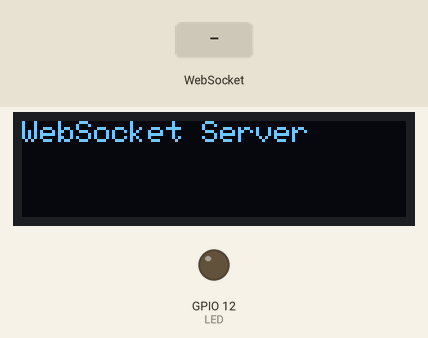
This sketch was run on a simulated ESP32. On the bench: 128×32 one-colour display, output pins drawn as LEDs (lit = HIGH). Inputs (shaded band) come from the test bench. WiFi joins after 1.5 s; servers stay silent unless stated; what the sketch prints to the serial monitor is not drawn.

Above: at 2.1 s.
At 4.7 s:
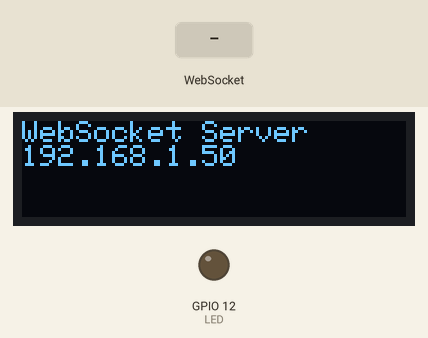
4.8 s: WebSocket text "LED=1" received
6.3 s: WebSocket text "1" received
Timing chart, 0 to 9.3 s (numbered marks = the images above; inputs shaded):
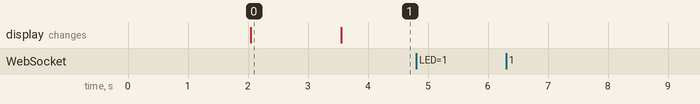

Measured:
- after the input at 4.8 s, every drawn part: stays the same
- after the input at 6.3 s, every drawn part: stays the same
- what the display in image 0 shows lasts 1.6 s, from 2.0 s to 3.6 s

The sketch:

C19-WebSocket_LED_IoT.ino
```cpp
/*
 *  Ex_19 - WebSocket LED
 *
 *  Raspberry Pico-W Running WebSocket Server Interfacing to the
 *  LED on the TomatoCube Pico MainBoard
 *
 *  LEDs
 *  --  GP12
 *
 *  IR_RECV
 *  --  GP6
 *
 *  NeoPixel
 *  -- GP20
 *
 *  I2C
 *  --  GP18 (SDA)
 *  --  GP19 (SCL)
 *
 */

#include <WiFi.h>
#include <WiFiMulti.h>
#include <WiFiClientSecure.h>

#include <WebSocketsServer.h>
#include <WebServer.h>

WiFiMulti WiFiMulti;
WebSocketsServer webSocket = WebSocketsServer(81);
WebServer server(80);


#include <Wire.h>
#include "SSD1306Ascii.h"
#include "SSD1306AsciiWire.h"
#include <Adafruit_NeoPixel.h>

#define OLED_I2CAADR 0x3C

SSD1306AsciiWire oled(Wire1);

#define I2C1_SDA  18
#define I2C1_SCL  19
#define LED       12
#define IR_RECV   6
#define NEO_PIXEL 20
#define LED_COUNT 3

// Replace with your network credentials
const char* ssid = "REPLACE_WITH_YOUR_SSID";
const char* password = "REPLACE_WITH_YOUR_PASSWORD";

bool ledState = 0;

const char index_html[] PROGMEM = R"rawliteral(
<!DOCTYPE HTML><html>
<head>
  <title>Pico-W Web Server</title>
  <meta name="viewport" content="width=device-width, initial-scale=1">
  <link rel="icon" href="data:,">
  <style>
  html {
    font-family: Arial, Helvetica, sans-serif;
    text-align: center;
  }
  </style>
<title>ESP Web Server</title>
<meta name="viewport" content="width=device-width, initial-scale=1">
<link rel="icon" href="data:,">
</head>
<body>
  <div class="topnav">
    <h1>TomatoCube - CockroachBot WebSocket Server</h1>
  </div>
  <div class="content">
    <div class="card">
      <h2>LED - GP12</h2>
      <p class="state">state: <span id="state">-</span></p>
      <p><button id="button" class="button">Toggle</button></p>
    </div>
  </div>
<script>
  var gateway = `ws://${window.location.hostname}:81`;
  var websocket;
  window.addEventListener('load', onLoad);
  function initWebSocket() {
    console.log('Trying to open a WebSocket connection...');
    websocket = new WebSocket(gateway);
    websocket.onopen    = onOpen;
    websocket.onclose   = onClose;
    websocket.onmessage = onMessage; // <-- add this line
  }
  function onOpen(event) {
    console.log('Connection opened');
  }
  function onClose(event) {
    console.log('Connection closed');
    setTimeout(initWebSocket, 2000);
  }
  function onMessage(event) {
    var state;
    if (event.data == "LED=1"){
      state = "ON";
    }
    else if (event.data == "LED=0"){
      state = "OFF";
    }
    document.getElementById('state').innerHTML = state;
  }
  function onLoad(event) {
    initWebSocket();
    initButton();
  }
  function initButton() {
    document.getElementById('button').addEventListener('click', toggle);
  }
  function toggle(){
    websocket.send('toggle');
  }
</script>
</body>
</html>
)rawliteral";


void handleNotFound() {
  String message = "File Not Found\n\n";
  message += "URI: ";
  message += server.uri();
  message += "\nMethod: ";
  message += (server.method() == HTTP_GET) ? "GET" : "POST";
  message += "\nArguments: ";
  message += server.args();
  message += "\n";
  for (uint8_t i = 0; i < server.args(); i++) {
    message += " " + server.argName(i) + ": " + server.arg(i) + "\n";
  }
  server.send(404, "text/plain", message);
}

void webSocketEvent(uint8_t num, WStype_t type, uint8_t * payload, size_t length) {

    switch(type) {
        case WStype_DISCONNECTED:
            Serial.printf("[%u] Disconnected!\n", num);
            break;
        case WStype_CONNECTED:
            {
                IPAddress ip = webSocket.remoteIP(num);
                Serial.printf("[%u] Connected from %d.%d.%d.%d url: %s\n", num, ip[0], ip[1], ip[2], ip[3], payload);

                // send message to client
                webSocket.sendTXT(num, "Connected");
                webSocket.sendTXT(num, ledState? "LED=1": "LED=0");
            }
            break;
        case WStype_TEXT:
            Serial.printf("[%u] get Text: %s\n", num, payload);
            if (strcmp((char*)payload, "toggle") == 0) {
              ledState = !ledState;
              webSocket.broadcastTXT(ledState? "LED=1": "LED=0");
            }

            break;
        case WStype_BIN:
        case WStype_ERROR:
        case WStype_FRAGMENT_TEXT_START:
        case WStype_FRAGMENT_BIN_START:
        case WStype_FRAGMENT:
        case WStype_FRAGMENT_FIN:
          break;
    }

}

void setup(){
  Wire1.setSDA(I2C1_SDA);
  Wire1.setSCL(I2C1_SCL);
  Wire1.begin();
  oled.begin(&Adafruit128x32, OLED_I2CAADR);

  pinMode(LED, OUTPUT);
  digitalWrite(LED, LOW);
  delay(2000);

  Serial.begin(115200);

  oled.setFont(Adafruit5x7);
  oled.clear();
  oled.println("WebSocket Server");

  WiFiMulti.addAP(ssid, password);

  while(WiFiMulti.run() != WL_CONNECTED) {
      delay(100);
  }
  // Print ESP Local IP Address
  Serial.println(WiFi.localIP());
  oled.println(WiFi.localIP());

  webSocket.begin();
  webSocket.onEvent(webSocketEvent);

  // handle index
  server.on("/", []() {
      // send index.html
      server.send(200, "text/html", index_html);
  });

  server.onNotFound(handleNotFound);

  server.begin();
}

void loop() {
  webSocket.loop();
  server.handleClient();
  digitalWrite(LED, ledState);
  delay(2);//allow the cpu to switch to other tasks
}
```
